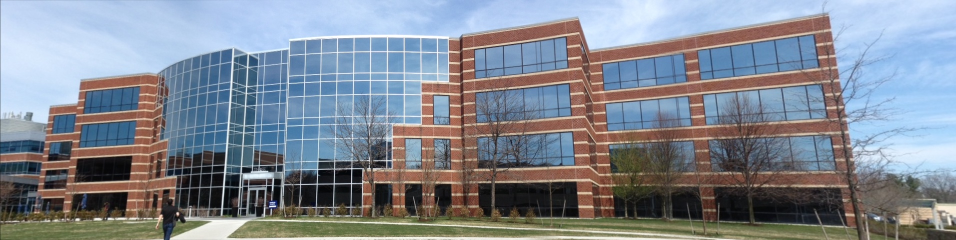
#> input picture panorama.jpg, 1912 x 480 px (shown at 1/2 size)
$ python -i stitch.py   (imports and definitions only)
#> lines starting #> are read from the running program, lines starting #| are printed output that depends on the picture
#> further down, picture is the input picture: shape (480, 1912, 3); mean B, G, R 145.9, 135.7, 129.1
import cv2
import numpy as np
import features


# [138 lines left out: functions blendingMask, panoramaBlending, warpTwoImages, not called in this run]


def multiStitching(list_images):
    """assume that the list_images was supplied in left-to-right order, choose middle image then
    divide the array into 2 sub-arrays, left-array and right-array. Stiching middle image with each
    image in 2 sub-arrays. @param list_images is The list which containing images, @param smoothing_window is
    the value of smoothy side after stitched, @param output is the folder which containing stitched image
    """
    n = int(len(list_images) / 2 + 0.5)
#> n = 240
    left = list_images[:n]
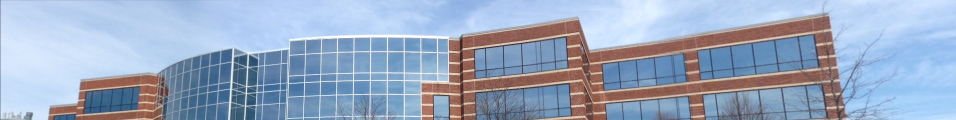
#> left: shape (240, 1912, 3) (shown at 1/2 size); mean B, G, R 193.7, 169.2, 153.2
    right = list_images[n - 1 :]
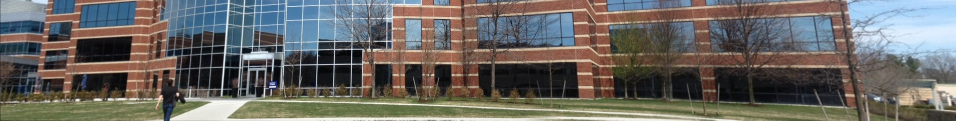
#> right: shape (241, 1912, 3) (shown at 1/2 size); mean B, G, R 98.3, 102.3, 105.2
#> (the run stopped early here; a loop or call above may not have finished)
